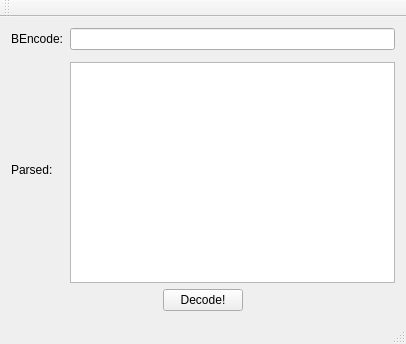
<?xml version="1.0" encoding="UTF-8"?>
<ui version="4.0">
 <class>MainWindow</class>
 <widget class="QMainWindow" name="MainWindow">
  <property name="geometry">
   <rect>
    <x>0</x>
    <y>0</y>
    <width>406</width>
    <height>344</height>
   </rect>
  </property>
  <property name="windowTitle">
   <string>MainWindow</string>
  </property>
  <widget class="QWidget" name="centralWidget">
   <layout class="QGridLayout" name="gridLayout">
    <item row="0" column="0">
     <widget class="QLabel" name="label">
      <property name="text">
       <string>BEncode:</string>
      </property>
     </widget>
    </item>
    <item row="0" column="1">
     <widget class="QLineEdit" name="lineEdit"/>
    </item>
    <item row="1" column="0" rowspan="2" colspan="2">
     <widget class="QLabel" name="label_2">
      <property name="text">
       <string>Parsed:</string>
      </property>
     </widget>
    </item>
    <item row="2" column="1">
     <widget class="QTextEdit" name="textEdit"/>
    </item>
    <item row="3" column="0" colspan="2">
     <layout class="QHBoxLayout" name="horizontalLayout">
      <item>
       <spacer name="horizontalSpacer">
        <property name="orientation">
         <enum>Qt::Horizontal</enum>
        </property>
        <property name="sizeHint" stdset="0">
         <size>
          <width>40</width>
          <height>20</height>
         </size>
        </property>
       </spacer>
      </item>
      <item>
       <widget class="QPushButton" name="pushButton">
        <property name="text">
         <string>Decode!</string>
        </property>
       </widget>
      </item>
      <item>
       <spacer name="horizontalSpacer_2">
        <property name="orientation">
         <enum>Qt::Horizontal</enum>
        </property>
        <property name="sizeHint" stdset="0">
         <size>
          <width>40</width>
          <height>20</height>
         </size>
        </property>
       </spacer>
      </item>
     </layout>
    </item>
   </layout>
  </widget>
  <widget class="QMenuBar" name="menuBar">
   <property name="geometry">
    <rect>
     <x>0</x>
     <y>0</y>
     <width>406</width>
     <height>22</height>
    </rect>
   </property>
  </widget>
  <widget class="QToolBar" name="mainToolBar">
   <attribute name="toolBarArea">
    <enum>TopToolBarArea</enum>
   </attribute>
   <attribute name="toolBarBreak">
    <bool>false</bool>
   </attribute>
  </widget>
  <widget class="QStatusBar" name="statusBar"/>
 </widget>
 <layoutdefault spacing="6" margin="11"/>
 <resources/>
 <connections/>
</ui>
